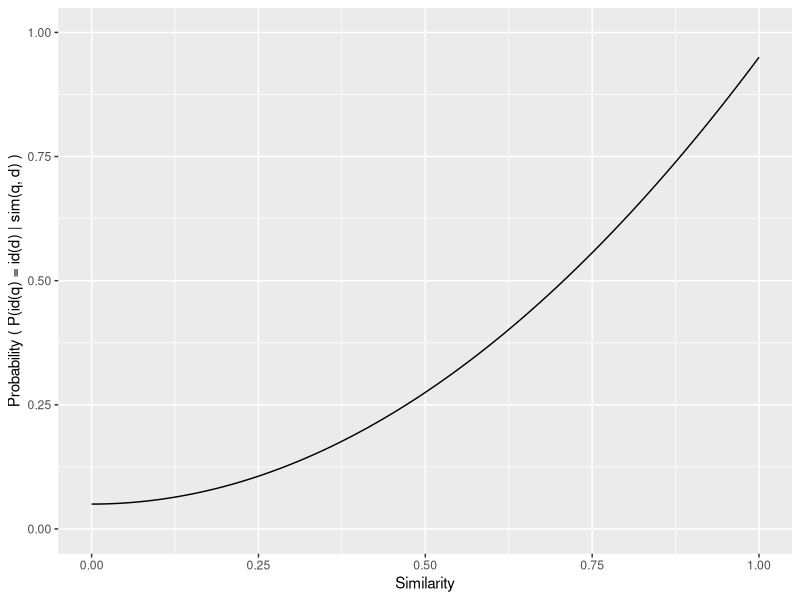
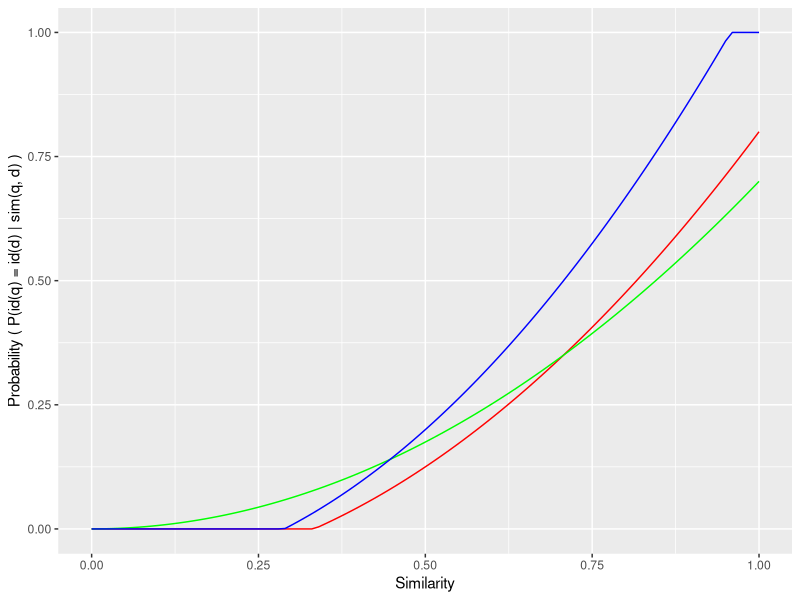

Generate these figures, in order, with R:
## ---- chunk 1
knitr::opts_chunk$set(
	echo = FALSE #,
	# message = FALSE,
	# warning = FALSE
)

# load libraries - maybe move these into a central location (use targets?)
# library(bookdown)

library(magrittr)
library(ggplot2)
## ---- chunk 2
tibble::tribble(
  ~sim, ~prob,
  0,    0,
  1,    1
) %>%
  ggplot(aes(x = sim, y = prob)) +
  xlab("Similarity") + ylab("Probability ( P(id(q) = id(d) | sim(q, d) )") + ylim(0, 1) +
  geom_function(fun = function(x) (0.9 * x^2 + 0.05) %>% pmax(0) %>% pmin(1)) 
## ---- chunk 3
tibble::tribble(
  ~sim, ~prob,
  0,    0,
  1,    1
) %>%
  ggplot(aes(x = sim, y = prob)) +
  xlab("Similarity") + ylab("Probability ( P(id(q) = id(d) | sim(q, d) )") + ylim(0, 1) +
  geom_function(fun = function(x) (0.9 * x^2 + -0.1) %>% pmax(0) %>% pmin(1) , colour = "red") +
  geom_function(fun = function(x) (0.7 * x^2 + 0) %>% pmax(0) %>% pmin(1) , colour = "green") +
  geom_function(fun = function(x) (1.2 * x^2 + -0.1) %>% pmax(0) %>% pmin(1) , colour = "blue")
